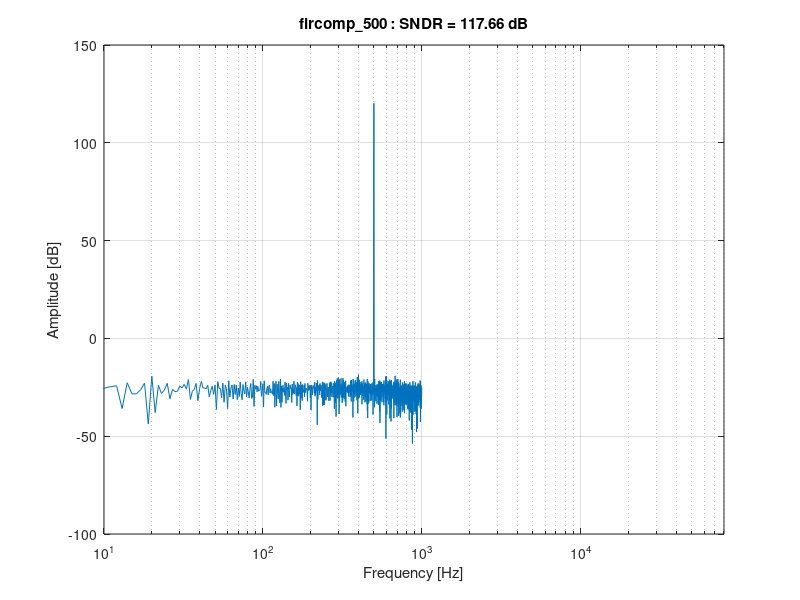

MATLAB code for this plot:
%close all;
v1 =  load("fircomp_500.txt"); %add file here
v1=v1-0.5; % Remove the DC component from digital signal.

NFFTv = 2000; %last this many samples will be used to plot fft
OSR = 2048;
Fs = 2e3; %sampling frequency
len = length(v1);
v1 = v1(len-NFFTv+1:end); % Take last NFFTv samples of v1
L = length(v1);
FS = 1;
fv = Fs / 2 * linspace(0, 1, NFFTv / 2 + 1); % Frequency vector (Hz)


%no changes required below this line

% Compute PSD & plot
% Use this for no LEAKAGE :)

wind = 0.5 - 0.5*cos(2*pi*(0:L-1)'/L);   % = hann(L,'periodic') (no toolbox needed)
fft_outv = fft(v1 .* wind, NFFTv);
% Ptot = (abs(fft_outv)).^2; % Power spectrum of the signal

% Normalise the peak of signal

Ptot = (abs(fft_outv)/(FS * sum(wind) * 1/4)).^2; % Power spectrum of the signal
fft_onesided = abs(Ptot(1:NFFTv/2+1));
figure('Name','fircomp_500');
semilogx(fv, 10*log10(fft_onesided)); 
xlim([10, 80e3])
xlabel('Frequency [Hz]');
ylabel('Amplitude [dB]');
grid on;

% SNDR calculation
% Select appropriate signal bin for SNDR calculation
fin = 500;
k = round(fin * NFFTv / Fs) + 1;
sigbin = k-1:k+1;
% For signal power, integrate over input signal BW
sigpow = sum(fft_onesided(sigbin));
% For noise Power, integrate till nyquist frequency and subtract signal
% power.
% npow = sum(fft_onesided(3:end)) - sigpow;
npow = sum(fft_onesided(3:round(end))) - sigpow;

sndr = 10*log10(sigpow./npow); % Compute SNDR
title(sprintf('fircomp_500 : SNDR = %.2f dB', sndr), 'Interpreter','none');
fprintf('fircomp_500  (fin = 500 Hz)  ->  SNDR = %.2f dB\n', sndr);
